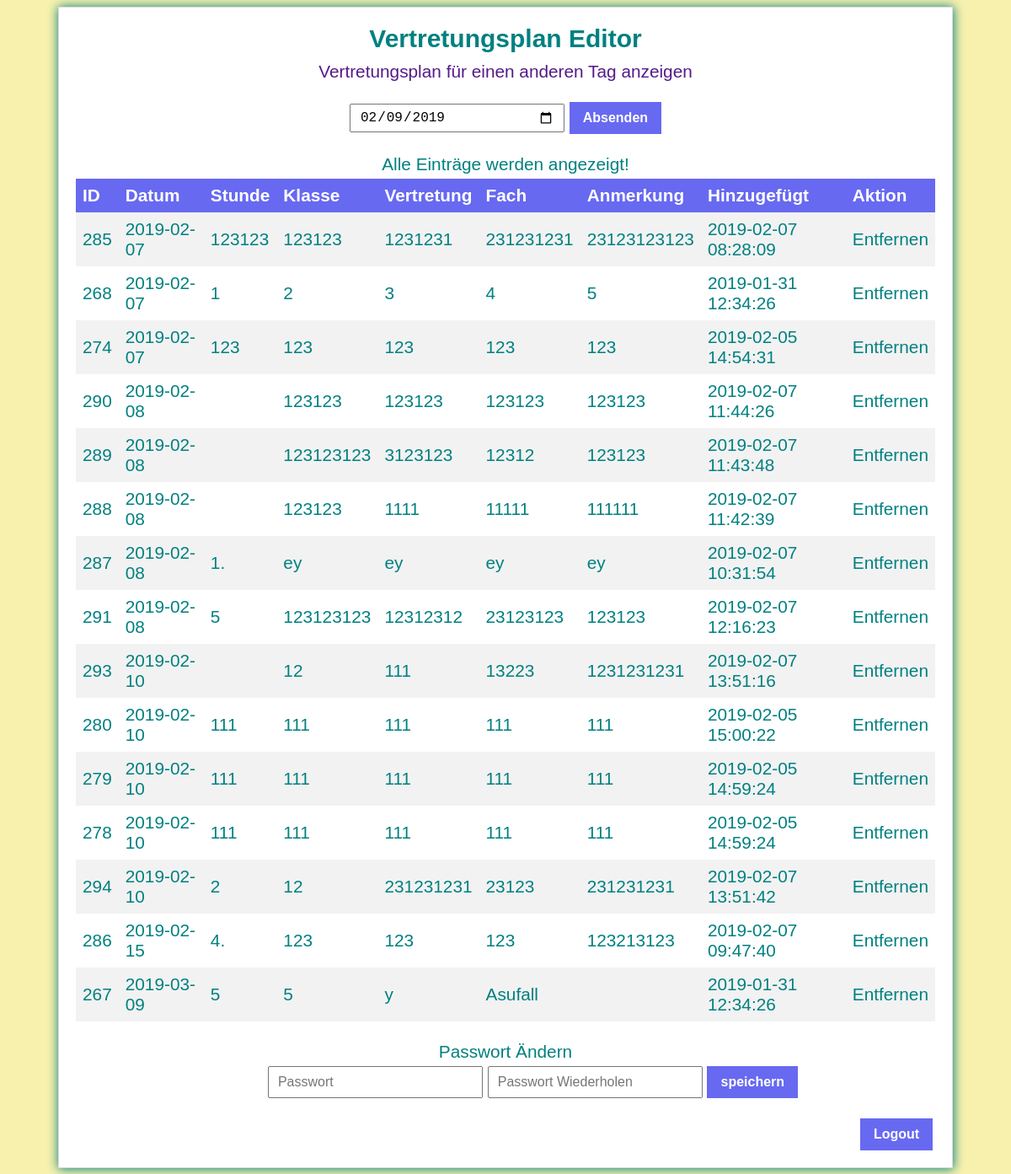
The page /editor.php (signed in) on the database its author committed.
### tables this page shows
CREATE TABLE `plan` (
  `id` int(11) NOT NULL,
  `stunde` varchar(45) NOT NULL,
  `klasse` varchar(45) NOT NULL,
  `vertretung` varchar(45) NOT NULL,
  `fach` varchar(45) NOT NULL,
  `anmerkung` varchar(50) DEFAULT NULL,
  `hinzugefuegt` datetime DEFAULT CURRENT_TIMESTAMP,
  `datum` date DEFAULT NULL
);

### editor.php (the view, shortened to what this page needs)
<!DOCTYPE html>
<html>
<head>
    <link href="css/design.css" rel="stylesheet">
</head>
<body>
<main>
    <?php
    $morgen = strtotime("+1 day");
    $datummorgen = date("Y-m-d", $morgen);
    ?>
    <h1>Vertretungsplan Editor</h1>
    <a href="" style="text-decoration:none">Vertretungsplan für einen anderen Tag anzeigen</a><br><br>
    <form action="editor.php" method="get">
        <input class='textfield' type="date" id="planfuertag" name="datum" value="<?php if (isset($_GET['datum'])) {
            $vpdatum = $_GET['datum'];
            echo $vpdatum;
        } else {
            echo $datummorgen;
        } ?>"/>
        <input class='loginbtn' type="Submit" value="Absenden"/>
    </form>
    <?php
    $pdo = new PDO('mysql:host=localhost;dbname=vertretungsplan', 'root', '');
    if (isset($_GET['datum'])) {
        $vpdatum = $_GET['datum'];
        echo "<h2>Warnung: Sie bearbeiten den Vertretungsplan für den: " . $vpdatum . "</h2>";
        $zaehler = 0;
        $sql = 'SELECT * FROM plan WHERE datum="' . $vpdatum . '" ORDER BY klasse';
        foreach ($pdo->query($sql) as $row) {
            $zaehler += 1;
        }
        if ($zaehler == 0) {
            echo "<a href=''style='text-decoration:none'> Es gibt keinen vertretungsplan für diesen Tag.</a>";
        } else {
              echo '<table>';
              echo '<th><a class="th" href=""> ID </a></th>';
              echo '<th><a class="th" href=""> Datum </a></th>';
              echo '<th><a class="th" href=""> Stunde </a></th>';
              echo '<th><a class="th" href=""> Klasse </a></th>';
              echo '<th><a class="th" href=""> Vertretung </a></th>';
              echo '<th><a class="th" href=""> Fach </a></th>';
              echo '<th><a class="th" href=""> Anmerkung </a></th>';
              echo '<th><a class="th" href=""> Hinzugefügt </a></th>';
              echo '<th><a class="th" href=""> Aktion </a></th>';
            $sql = 'SELECT * FROM plan WHERE datum="' . $vpdatum . '" ORDER BY id';
            foreach ($pdo->query($sql) as $row) {
              echo '<tr>';
              echo '<td><a class="td" href="">' . $row['id'] . '</a></td>';
              echo '<td><a class="td" href="">' . $row['datum'] . '</a></td>';
              echo '<td><a class="td" href="">' . $row['stunde'] . '</a></td>';
              echo '<td><a class="td" href="">' . $row['klasse'] . '</a></td>';
              echo '<td><a class="td" href="">' . $row['vertretung'] . '</a></td>';
              echo '<td><a class="td" href="">' . $row['fach'] . '</a></td>';
              echo '<td><a class="td" href="">' . $row['anmerkung'] . '</a></td>';
              echo '<td><a class="td" href="">' . $row['hinzugefuegt'] . '</a></td>';
              echo '<td><a class="aktion" href="delete.php?id=' . $row['id'] . '">Entfernen</a></td>';
              echo '</tr>';
            }
              echo '<td></td>';
              echo '<td></td>';
              echo '<td></td>';
              echo '<td></td>';
              echo '<td></td>';
              echo '<td></td>';
              echo '<td></td>';
              echo '<td></td>';
              echo '<td><a class="aktion" href="./new.php?datum=' . $vpdatum . '">Neuer Eintrag</a></td>';
              echo '</table>';
        }
          } else {
              echo "<a class='abstand'>Alle Einträge werden angezeigt!</a>";
              echo '<table>';
              echo '<th><a class="th" href=""> ID </a></th>';
              echo '<th><a class="th" href=""> Datum </a></th>';
              echo '<th><a class="th" href=""> Stunde </a></th>';
              echo '<th><a class="th" href=""> Klasse </a></th>';
              echo '<th><a class="th" href=""> Vertretung </a></th>';
              echo '<th><a class="th" href=""> Fach </a></th>';
              echo '<th><a class="th" href=""> Anmerkung </a></th>';
              echo '<th><a class="th" href=""> Hinzugefügt </a></th>';
              echo '<th><a class="th" href=""> Aktion </a></th>';
        $sql = 'SELECT * FROM plan ORDER BY datum';
        foreach ($pdo->query($sql) as $row) {
              echo '<tr>';
              echo '<td><a class="td" href="">' . $row['id'] . '</a></td>';
              echo '<td><a class="td" href="">' . $row['datum'] . '</a></td>';
              echo '<td><a class="td" href="">' . $row['stunde'] . '</a></td>';
              echo '<td><a class="td" href="">' . $row['klasse'] . '</a></td>';
              echo '<td><a class="td" href="">' . $row['vertretung'] . '</a></td>';
              echo '<td><a class="td" href="">' . $row['fach'] . '</a></td>';
              echo '<td><a class="td" href="">' . $row['anmerkung'] . '</a></td>';
              echo '<td><a class="td" href="">' . $row['hinzugefuegt'] . '</a></td>';
              echo '<td><a class="aktion" href="delete.php?id=' . $row['id'] . '">Entfernen</a></td>';
              echo '</tr>';
        }
        echo '</table>';
    }
    ?>
    <br>
    <a id='pwabstand'>Passwort Ändern</a>
    <form>
        <input class="eingabe textfield" type='password' id='cpw' value='' placeholder="Passwort">
        <input class="textfield" type='password' id='cpw2' value='' placeholder="Passwort Wiederholen">
        <button class='loginbtn' type='button'
                onclick="changePW(document.querySelector('#cpw').value, document.querySelector('#cpw2').value, 'changePW')">
            speichern
        </button>
    </form>
    <br>
    <form action="php/Logout.php">
        <input class="loginbtn logoutbtn" type="submit" value="Logout">
    </form>
</main>
</body>
</html>

### css/design.css (style rules this page uses)
body { background-color: #F8F1AE; font-family: Arial, Helvetica, sans-serif; }
main { width: 1020px; margin: 0 auto; background-color: white; padding: 20px; box-shadow: 0px 0px 12px 0.5px; text-align: center; font-size: 1.3em; border: 1px solid gainsboro; color: teal; font-family: inherit; }
.loginbtn { background-color: #6769F1; border: none; font-weight: bold; color: white; padding: 10px 16px; text-align: center; text-decoration: none; display: inline-block; font-size: 16px; vertical-align: middle; }
.logoutbtn { position: relative; left: 45.5%; }
table { border-collapse: collapse; width: 100%; }
th, td { text-align: left; padding: 8px; font-family: Arial, Helvetica, sans-serif; }
tr:nth-child(even) { background-color: #f2f2f2 }
th { background-color: #6769F1; color: white; }
.th { text-decoration:none; color:white; }
.td { text-decoration:none; color: teal; }
form input { padding: 3px; font-size: 16px; }
h1 { font-size: 30px; margin: 10px; margin-top: 0; }
.aktion { text-decoration: none; color: teal; }
.eingabe { margin-left: 65px; }
.abstand { margin-bottom: 5px; display: block; }
.textfield { width: 25%; padding: 8px 10px; box-sizing: border-box; vertical-align: middle; }
input[type=date].textfield { padding: 5px 10px; }
#pwabstand { margin-bottom: 5px; display: block; }

### rows shown on the page
plan: id "285", datum "2019-02-07", stunde "123123", klasse "123123", vertretung "1231231", fach "231231231", anmerkung "23123123123", hinzugefuegt "2019-02-07 08:28:09"
plan: id "268", datum "2019-02-07", stunde "1", klasse "2", vertretung "3", fach "4", anmerkung "5", hinzugefuegt "2019-01-31 12:34:26"
plan: id "274", datum "2019-02-07", stunde "123", klasse "123", vertretung "123", fach "123", anmerkung "123", hinzugefuegt "2019-02-05 14:54:31"
plan: id "290", datum "2019-02-08", klasse "123123", vertretung "123123", fach "123123", anmerkung "123123", hinzugefuegt "2019-02-07 11:44:26"
plan: id "289", datum "2019-02-08", klasse "123123123", vertretung "3123123", fach "12312", anmerkung "123123", hinzugefuegt "2019-02-07 11:43:48"
plan: id "288", datum "2019-02-08", klasse "123123", vertretung "1111", fach "11111", anmerkung "111111", hinzugefuegt "2019-02-07 11:42:39"
plan: id "287", datum "2019-02-08", stunde "1.", klasse "ey", vertretung "ey", fach "ey", anmerkung "ey", hinzugefuegt "2019-02-07 10:31:54"
plan: id "291", datum "2019-02-08", stunde "5", klasse "123123123", vertretung "12312312", fach "23123123", anmerkung "123123", hinzugefuegt "2019-02-07 12:16:23"
plan: id "293", datum "2019-02-10", klasse "12", vertretung "111", fach "13223", anmerkung "1231231231", hinzugefuegt "2019-02-07 13:51:16"
plan: id "280", datum "2019-02-10", stunde "111", klasse "111", vertretung "111", fach "111", anmerkung "111", hinzugefuegt "2019-02-05 15:00:22"
plan: id "279", datum "2019-02-10", stunde "111", klasse "111", vertretung "111", fach "111", anmerkung "111", hinzugefuegt "2019-02-05 14:59:24"
plan: id "278", datum "2019-02-10", stunde "111", klasse "111", vertretung "111", fach "111", anmerkung "111", hinzugefuegt "2019-02-05 14:59:24"
plan: id "294", datum "2019-02-10", stunde "2", klasse "12", vertretung "231231231", fach "23123", anmerkung "231231231", hinzugefuegt "2019-02-07 13:51:42"
plan: id "286", datum "2019-02-15", stunde "4.", klasse "123", vertretung "123", fach "123", anmerkung "123213123", hinzugefuegt "2019-02-07 09:47:40"
plan: id "267", datum "2019-03-09", stunde "5", klasse "5", vertretung "y", fach "Asufall", hinzugefuegt "2019-01-31 12:34:26"
